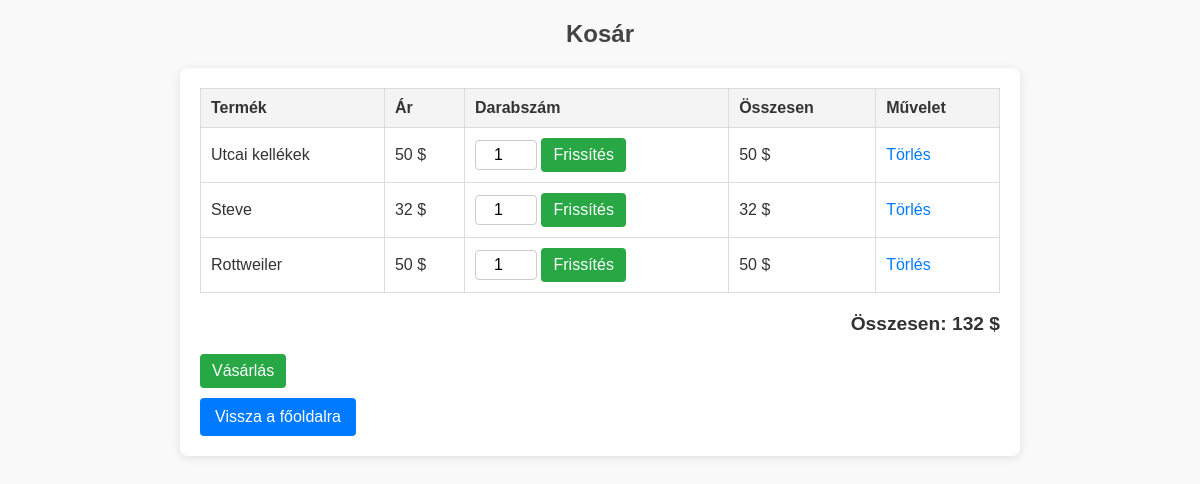
Page /cart.php (signed in) on the committed database.
### tables this page shows
CREATE TABLE `cart` (
  `id` int(11) NOT NULL,
  `userID` int(11) NOT NULL,
  `productID` int(11) NOT NULL,
  `quantity` int(11) NOT NULL
);

CREATE TABLE `products` (
  `id` int(11) NOT NULL,
  `preview` varchar(2000) NOT NULL,
  `name` varchar(500) NOT NULL,
  `category` enum('animal','architecture','characters','') NOT NULL,
  `price` int(11) NOT NULL,
  `license` varchar(500) NOT NULL
);

### cart.php (the view, shortened to what this page needs)
<?php
require('connect.php');
$user = $_SESSION['user'];
$userId = $user['id'];
function getCartItems($userId) {
    global $kapcsolat;
    $stmt = $kapcsolat->prepare("SELECT products.*, cart.quantity
                            FROM products
                            JOIN cart ON products.id = cart.productId
                            WHERE cart.userId = :userId");
    $stmt->bindParam(':userId', $userId);
    $stmt->execute();
    return $stmt->fetchAll(PDO::FETCH_ASSOC);
}
function getCartTotal($userId) {
    global $kapcsolat;
    $stmt = $kapcsolat->prepare("SELECT SUM(products.price * cart.quantity) AS total
                            FROM products
                            JOIN cart ON products.id = cart.productId
                            WHERE cart.userId = :userId");
    $stmt->bindParam(':userId', $userId);
    $stmt->execute();
    $result = $stmt->fetch(PDO::FETCH_ASSOC);
    return $result['total'];
}
$cartItems = null;
$cartTotal = null;
try
{
    $cartItems = getCartItems($userId);
    $cartTotal = getCartTotal($userId);
} catch (PDOException $e) {
    echo $e->getMessage();
}
?>
<!DOCTYPE html>
<html lang="hu">
<head>
</head>
<body>
    <h2>Kosár</h2>
    <div class="container">
        <?php if (empty($cartItems)) : ?>
            <p>Üres a kosarad :(</p>
        <?php else : ?>
            <table>
                <thead>
                    <tr>
                        <th>Termék</th>
                        <th>Ár</th>
                        <th>Darabszám</th>
                        <th>Összesen</th>
                        <th>Művelet</th>
                    </tr>
                </thead>
                <tbody>
                    <?php foreach ($cartItems as $item) : ?>
                        <tr>
                            <td><?php echo utf8_encode($item['name']); ?></td>
                            <td><?php echo $item['price']; ?> $</td>
                            <td>
                                <form method="post" action="cart.php?action=update&id=<?php echo $item['id']; ?>">
                                    <input type="number" name="quantity" value="<?php echo $item['quantity']; ?>" min="1">
                                    <button type="submit">Frissítés</button>
                                </form>
                            </td>
                            <td><?php echo $item['price'] * $item['quantity']; ?> $</td>
                            <td><a href="cart.php?action=remove&id=<?php echo $item['id']; ?>">Törlés</a></td>
                        </tr>
                    <?php endforeach; ?>
                </tbody>
            </table>
            <div class="total">
                <p><b>Összesen:</b> <?php echo $cartTotal; ?> $</p>
            </div>
            <form method="post" action="purchase.php">
                <button type="submit">Vásárlás</button>
            </form>
        <?php endif; ?>
        <a class="btn-back" href="index.php">Vissza a főoldalra</a>
    </div>
</body>
</html>

### cart.php (style rules this page uses)
body { font-family: Arial, sans-serif; margin: 0; padding: 0; background-color: #f9f9f9; color: #333; }
h2 { text-align: center; margin-top: 20px; color: #444; }
.container { max-width: 800px; margin: 20px auto; padding: 20px; background: #fff; border-radius: 8px; box-shadow: 0 2px 10px rgba(0, 0, 0, 0.1); }
table { width: 100%; border-collapse: collapse; margin-bottom: 20px; }
table th, table td { text-align: left; padding: 10px; border: 1px solid #ddd; }
table th { background: #f4f4f4; font-weight: bold; }
table td { vertical-align: middle; }
input[type="number"] { width: 50px; padding: 5px; font-size: 1rem; text-align: center; border: 1px solid #ccc; border-radius: 4px; }
button { background: #28a745; color: white; border: none; padding: 8px 12px; border-radius: 4px; cursor: pointer; font-size: 1rem; }
a { text-decoration: none; color: #007bff; }
.total { font-size: 1.2rem; font-weight: bold; text-align: right; margin-top: 10px; }
.btn-back { display: inline-block; margin-top: 10px; background: #007bff; color: white; padding: 10px 15px; text-decoration: none; border-radius: 4px; }

### rows in the picture
cart: productID.name "Utcai kellékek", productID.price "50", quantity "1", $item['price']*$item['quantity'] "50"
cart: productID.name "Steve", productID.price "32", quantity "1", $item['price']*$item['quantity'] "32"
cart: productID.name "Rottweiler", productID.price "50", quantity "1", $item['price']*$item['quantity'] "50"

### other values in the picture
$cartTotal "132"
